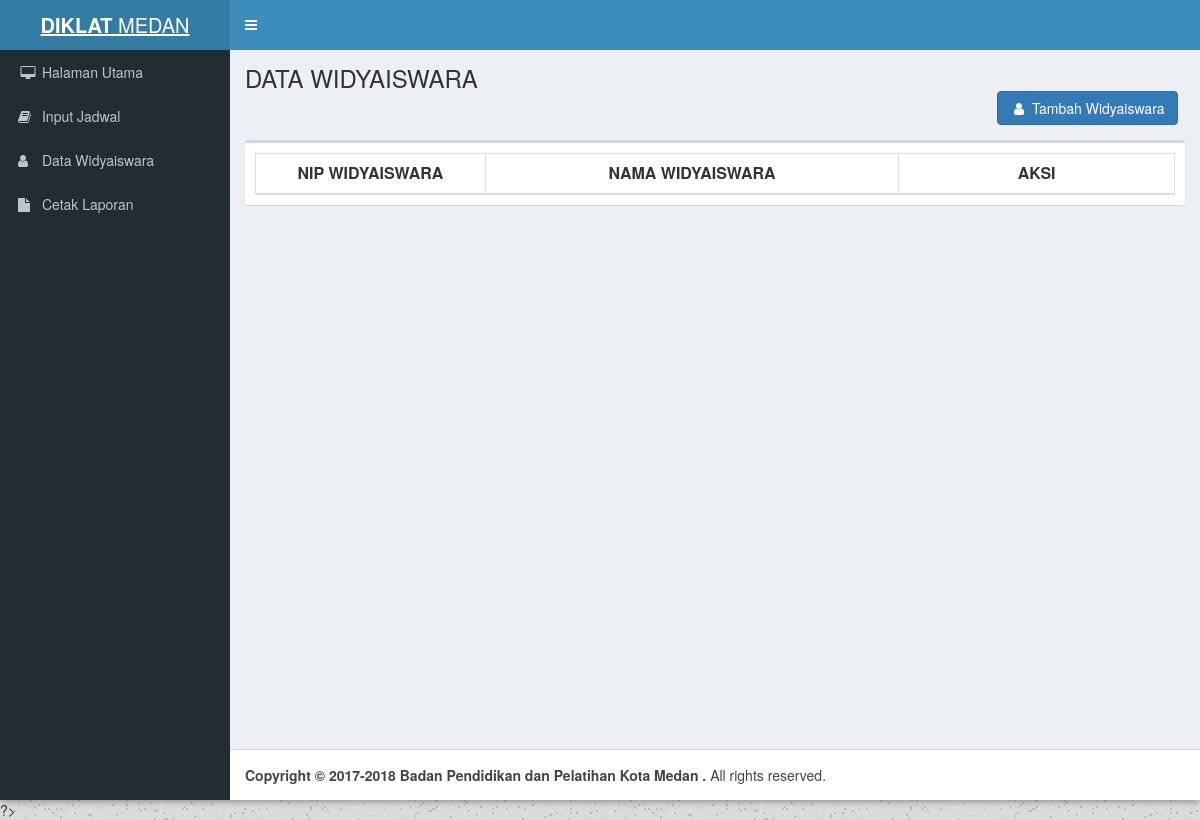
The page /dataWidyaiswara.php on the database as committed earlier.
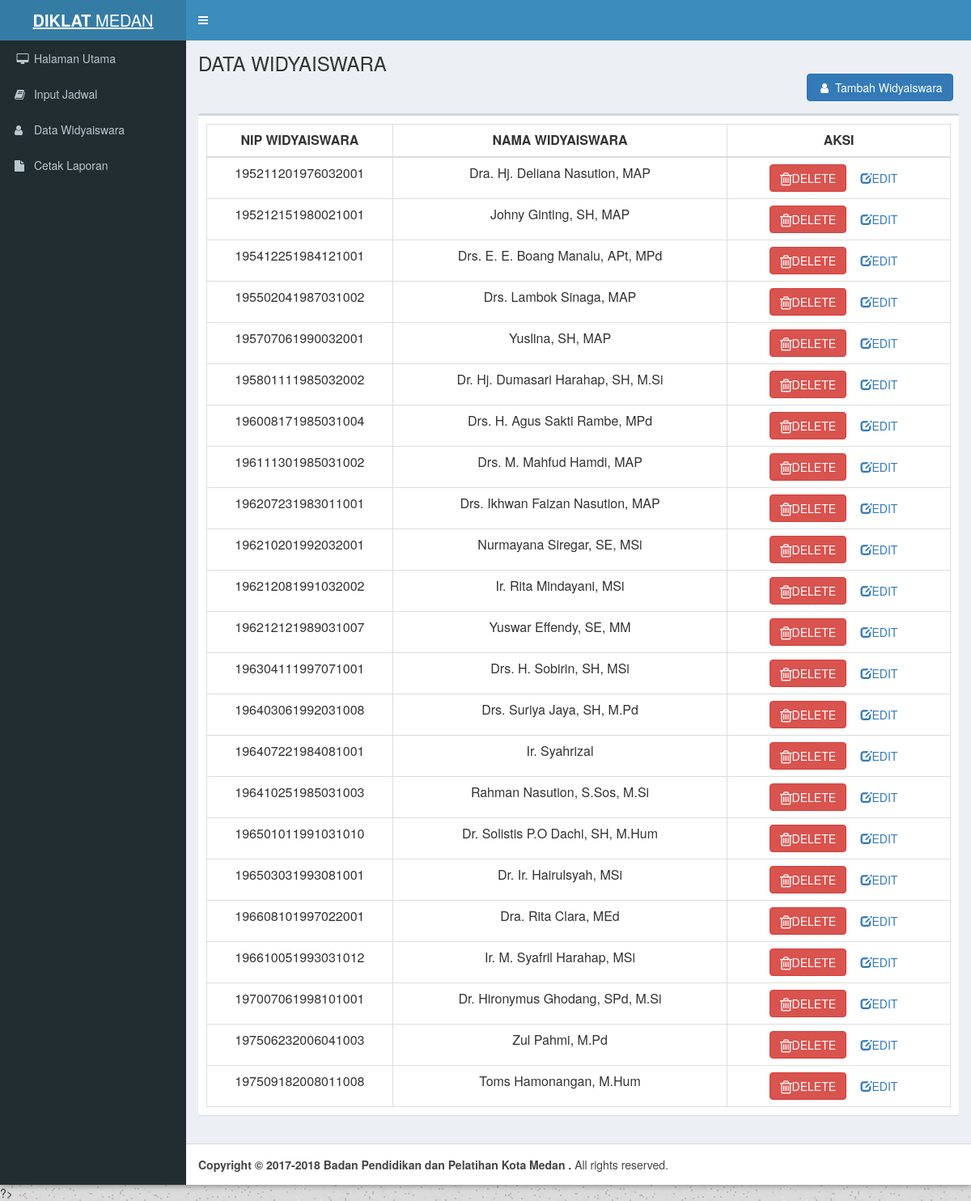
The same page on the database as committed later.
### tables this page shows
CREATE TABLE IF NOT EXISTS `pengajar` (
  `nip` varchar(20) NOT NULL,
  `nama` varchar(50) NOT NULL
);

### dataWidyaiswara.php (the view, shortened to what this page needs)
<?php
	$connection=mysqli_connect("127.0.0.1", "root", "", "diklatmedan");
	mysqli_select_db($connection, "");
	$query = mysqli_query($connection, "SELECT * FROM pengajar");
?>
<html>
<head>
  <link rel="stylesheet" href="bootstrap/css/bootstrap.min.css">
  <link rel="stylesheet" href="https://cdnjs.cloudflare.com/ajax/libs/font-awesome/4.5.0/css/font-awesome.min.css">
  <link rel="stylesheet" href="https://cdnjs.cloudflare.com/ajax/libs/ionicons/2.0.1/css/ionicons.min.css">
  <link rel="stylesheet" href="dist/css/AdminLTE.min.css">
  <link rel="stylesheet" href="dist/css/skins/_all-skins.min.css">
  <link rel="stylesheet" href="plugins/iCheck/flat/blue.css">
  <link rel="stylesheet" href="plugins/morris/morris.css">
  <link rel="stylesheet" href="plugins/jvectormap/jquery-jvectormap-1.2.2.css">
  <link rel="stylesheet" href="plugins/datepicker/datepicker3.css">
  <link rel="stylesheet" href="plugins/daterangepicker/daterangepicker.css">
  <link rel="stylesheet" href="plugins/bootstrap-wysihtml5/bootstrap3-wysihtml5.min.css">
  <link rel="stylesheet" type="text/css" href="https://maxcdn.bootstrapcdn.com/bootstrap/3.3.7/css/bootstrap.min.css">
  <link rel="stylesheet" type="text/css" href="daterangepicker.css" />
</head>
<body class="hold-transition skin-blue layout-boxed sidebar-mini">
<div class="wrapper">
  <header class="main-header">
    <a href="home.php" class="logo">
      <span class="logo-lg"><b>DIKLAT </b>MEDAN</span>
    </a>
    <nav class="navbar navbar-static-top">
      <a href="#" class="sidebar-toggle" data-toggle="offcanvas" role="button">
      </a>
    </nav>
  </header>
  <aside class="main-sidebar">
    <section class="sidebar">
      <ul class="sidebar-menu">
        <li><a href="home.php"><i class="fa fa-fw fa-desktop"></i> <span>Halaman Utama</span></a></li>
        <li><a href="input_jadwal.php"><i class="fa fa-book"></i> <span>Input Jadwal</span></a></li>
        <li><a href="dataWidyaiswara.php"><i class="fa fa-user" aria-hidden="true"></i> <span>Data Widyaiswara</span></a></li>
        <li><a href="laporan.php"><i class="fa fa-file" aria-hidden="true"></i> <span>Cetak Laporan</span></a></li>
      </ul>
    </section>
  </aside>
  <div class="content-wrapper">
    <section class="content-header">
      <h1>
        DATA WIDYAISWARA
      </h1>
      <a class="btn btn-primary addWI" href="tambahWidyaiswara.php">
  		<i class="fa fa-user fa-fw"></i> Tambah Widyaiswara</a>
    </section>
    <section class="content">
      <div class="row">
        <div class="col-xs-12">
          <div class="box">
            <div class="box-body">
              <table id="example2" class="table table-bordered table-hover">
                <thead>
                <tr align='center'>
                  	<th style="text-align:center" width="25%">NIP WIDYAISWARA</th>
                  	<th style="text-align:center" width="45%">NAMA WIDYAISWARA</th>
        			<th style="text-align:center" width="30%">AKSI</th>
                </tr>
                </thead>
                <tbody>
                <?php
				while($data=mysqli_fetch_array($query)){
				?>
							<tr>
							<td align='center'><?php echo $data['nip']; ?></td>
							<td align='center'><?php echo $data['nama']; ?></td>
              <td align='center'>
                <a href='javascript:deleteConfirm(<?php echo $data['nip']; ?>)' class="btn btn-danger">
                <i class="fa fa-trash-o fa-lg"></i>DELETE
                </a>
                <a href='editWidyaiswara.php?nip=<?php echo $data['nip']; ?>' class='btn btn-alert'>
                <i class='glyphicon glyphicon-edit'></i>EDIT
                </a>
              </td>
						</tr>
				<?php
				}
				?>
                </tbody>
              </table>
            </div>
          </div>
        </div>
      </div>
    </section>
  </div>
  <footer class="main-footer">
    <strong>Copyright &copy; 2017-2018 Badan Pendidikan dan Pelatihan Kota Medan .</strong> All rights
    reserved.
  </footer>
</div>
</body>
</html>

Rows that differ between the two databases and show on the page:
added pengajar: nip "195211201976032001", nama "Dra. Hj. Deliana Nasution, MAP"
added pengajar: nip "195212151980021001", nama "Johny Ginting, SH, MAP"
added pengajar: nip "195412251984121001", nama "Drs. E. E. Boang Manalu, APt, MPd"
added pengajar: nip "195502041987031002", nama "Drs. Lambok Sinaga, MAP"
added pengajar: nip "195707061990032001", nama "Yuslina, SH, MAP"
added pengajar: nip "195801111985032002", nama "Dr. Hj. Dumasari Harahap, SH, M.Si"
added pengajar: nip "196008171985031004", nama "Drs. H. Agus Sakti Rambe, MPd"
added pengajar: nip "196111301985031002", nama "Drs. M. Mahfud Hamdi, MAP"
added pengajar: nip "196207231983011001", nama "Drs. Ikhwan Faizan Nasution, MAP"
added pengajar: nip "196210201992032001", nama "Nurmayana Siregar, SE, MSi"
added pengajar: nip "196212081991032002", nama "Ir. Rita Mindayani, MSi"
added pengajar: nip "196212121989031007", nama "Yuswar Effendy, SE, MM"
added pengajar: nip "196304111997071001", nama "Drs. H. Sobirin, SH, MSi"
added pengajar: nip "196403061992031008", nama "Drs. Suriya Jaya, SH, M.Pd"
added pengajar: nip "196407221984081001", nama "Ir. Syahrizal"
added pengajar: nip "196410251985031003", nama "Rahman Nasution, S.Sos, M.Si"
added pengajar: nip "196501011991031010", nama "Dr. Solistis P.O Dachi, SH, M.Hum"
added pengajar: nip "196503031993081001", nama "Dr. Ir. Hairulsyah, MSi"
added pengajar: nip "196608101997022001", nama "Dra. Rita Clara, MEd"
added pengajar: nip "196610051993031012", nama "Ir. M. Syafril Harahap, MSi"
added pengajar: nip "197007061998101001", nama "Dr. Hironymus Ghodang, SPd, M.Si"
added pengajar: nip "197506232006041003", nama "Zul Pahmi, M.Pd"
added pengajar: nip "197509182008011008", nama "Toms Hamonangan, M.Hum"
